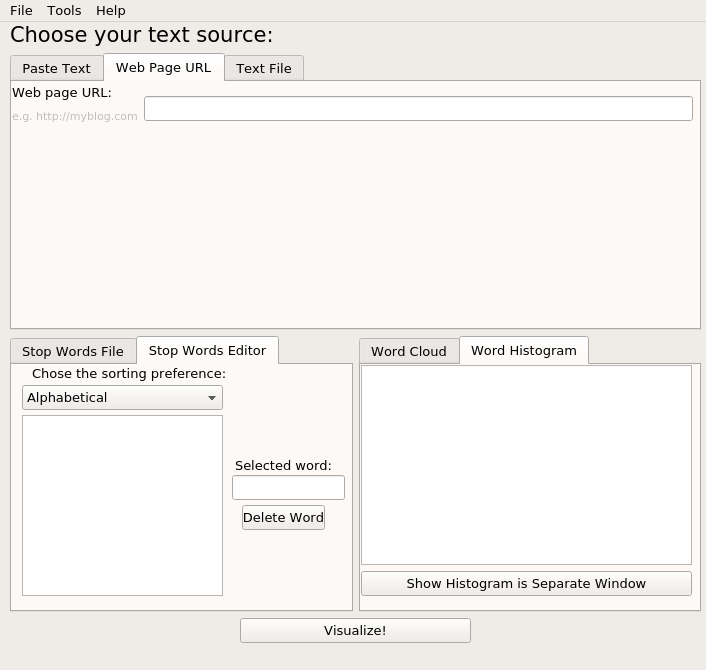

Python code for this plot:
# -*- coding: utf-8 -*-

# Form implementation generated from reading ui file 'wordcloudtool_main.ui'
#
# Created by: PyQt5 UI code generator 5.12.1
#
# WARNING! All changes made in this file will be lost!

from PyQt5 import QtCore, QtGui, QtWidgets


class Ui_MainWindow(object):
    def setupUi(self, MainWindow):
        MainWindow.setObjectName("MainWindow")
        MainWindow.resize(706, 670)
        self.centralwidget = QtWidgets.QWidget(MainWindow)
        self.centralwidget.setObjectName("centralwidget")
        self.verticalLayoutWidget = QtWidgets.QWidget(self.centralwidget)
        self.verticalLayoutWidget.setGeometry(QtCore.QRect(10, 0, 691, 621))
        self.verticalLayoutWidget.setObjectName("verticalLayoutWidget")
        self.gridLayout_Main = QtWidgets.QGridLayout(self.verticalLayoutWidget)
        self.gridLayout_Main.setContentsMargins(0, 0, 0, 0)
        self.gridLayout_Main.setObjectName("gridLayout_Main")
        self.horizontalLayout_WordsAndStop = QtWidgets.QHBoxLayout()
        self.horizontalLayout_WordsAndStop.setObjectName("horizontalLayout_WordsAndStop")
        self.tabWidgetStopWords = QtWidgets.QTabWidget(self.verticalLayoutWidget)
        self.tabWidgetStopWords.setObjectName("tabWidgetStopWords")
        self.tab_StopWordsFile = QtWidgets.QWidget()
        self.tab_StopWordsFile.setObjectName("tab_StopWordsFile")
        self.formLayoutWidget = QtWidgets.QWidget(self.tab_StopWordsFile)
        self.formLayoutWidget.setGeometry(QtCore.QRect(0, 0, 331, 221))
        self.formLayoutWidget.setObjectName("formLayoutWidget")
        self.formLayout = QtWidgets.QFormLayout(self.formLayoutWidget)
        self.formLayout.setContentsMargins(0, 0, 0, 0)
        self.formLayout.setObjectName("formLayout")
        self.label_StopWordsFile = QtWidgets.QLabel(self.formLayoutWidget)
        self.label_StopWordsFile.setObjectName("label_StopWordsFile")
        self.formLayout.setWidget(0, QtWidgets.QFormLayout.LabelRole, self.label_StopWordsFile)
        self.lineEdit_StopWordsFile = QtWidgets.QLineEdit(self.formLayoutWidget)
        self.lineEdit_StopWordsFile.setObjectName("lineEdit_StopWordsFile")
        self.formLayout.setWidget(1, QtWidgets.QFormLayout.SpanningRole, self.lineEdit_StopWordsFile)
        self.pushButton_BrowseStopWordsFile = QtWidgets.QPushButton(self.formLayoutWidget)
        self.pushButton_BrowseStopWordsFile.setObjectName("pushButton_BrowseStopWordsFile")
        self.formLayout.setWidget(2, QtWidgets.QFormLayout.LabelRole, self.pushButton_BrowseStopWordsFile)
        self.tabWidgetStopWords.addTab(self.tab_StopWordsFile, "")
        self.tab_StopWordsEditor = QtWidgets.QWidget()
        self.tab_StopWordsEditor.setObjectName("tab_StopWordsEditor")
        self.comboBox = QtWidgets.QComboBox(self.tab_StopWordsEditor)
        self.comboBox.setGeometry(QtCore.QRect(10, 20, 201, 25))
        self.comboBox.setObjectName("comboBox")
        self.comboBox.addItem("")
        self.comboBox.addItem("")
        self.label_StopWordsEditorChoice = QtWidgets.QLabel(self.tab_StopWordsEditor)
        self.label_StopWordsEditorChoice.setGeometry(QtCore.QRect(20, 0, 201, 17))
        self.label_StopWordsEditorChoice.setObjectName("label_StopWordsEditorChoice")
        self.listViewStopWordsEditor = QtWidgets.QListView(self.tab_StopWordsEditor)
        self.listViewStopWordsEditor.setGeometry(QtCore.QRect(10, 50, 201, 181))
        self.listViewStopWordsEditor.setObjectName("listViewStopWordsEditor")
        self.label_StopWWordsEditorWord = QtWidgets.QLabel(self.tab_StopWordsEditor)
        self.label_StopWWordsEditorWord.setGeometry(QtCore.QRect(223, 90, 111, 20))
        self.label_StopWWordsEditorWord.setObjectName("label_StopWWordsEditorWord")
        self.lineEdit_StopWordsEditorWord = QtWidgets.QLineEdit(self.tab_StopWordsEditor)
        self.lineEdit_StopWordsEditorWord.setGeometry(QtCore.QRect(220, 110, 113, 25))
        self.lineEdit_StopWordsEditorWord.setObjectName("lineEdit_StopWordsEditorWord")
        self.pushButton_StopWordsEditorDelete = QtWidgets.QPushButton(self.tab_StopWordsEditor)
        self.pushButton_StopWordsEditorDelete.setGeometry(QtCore.QRect(226, 140, 101, 25))
        self.pushButton_StopWordsEditorDelete.setObjectName("pushButton_StopWordsEditorDelete")
        self.pushButton_StopWordsEditorAdd = QtWidgets.QPushButton(self.tab_StopWordsEditor)
        self.pushButton_StopWordsEditorAdd.setGeometry(QtCore.QRect(225, 60, 101, 25))
        self.pushButton_StopWordsEditorAdd.setObjectName("pushButton_StopWordsEditorAdd")
        self.tabWidgetStopWords.addTab(self.tab_StopWordsEditor, "")
        self.horizontalLayout_WordsAndStop.addWidget(self.tabWidgetStopWords)
        self.tabWidget_WordCloud = QtWidgets.QTabWidget(self.verticalLayoutWidget)
        self.tabWidget_WordCloud.setObjectName("tabWidget_WordCloud")
        self.tab_WordCloud = QtWidgets.QWidget()
        self.tab_WordCloud.setObjectName("tab_WordCloud")
        self.verticalLayoutWidget_3 = QtWidgets.QWidget(self.tab_WordCloud)
        self.verticalLayoutWidget_3.setGeometry(QtCore.QRect(0, 0, 331, 231))
        self.verticalLayoutWidget_3.setObjectName("verticalLayoutWidget_3")
        self.verticalLayout_WordCloud = QtWidgets.QVBoxLayout(self.verticalLayoutWidget_3)
        self.verticalLayout_WordCloud.setContentsMargins(0, 0, 0, 0)
        self.verticalLayout_WordCloud.setObjectName("verticalLayout_WordCloud")
        self.graphicsViewWordCloud = QtWidgets.QGraphicsView(self.verticalLayoutWidget_3)
        self.graphicsViewWordCloud.setObjectName("graphicsViewWordCloud")
        self.verticalLayout_WordCloud.addWidget(self.graphicsViewWordCloud)
        self.pushButton_WordCloud = QtWidgets.QPushButton(self.verticalLayoutWidget_3)
        self.pushButton_WordCloud.setObjectName("pushButton_WordCloud")
        self.verticalLayout_WordCloud.addWidget(self.pushButton_WordCloud)
        self.tabWidget_WordCloud.addTab(self.tab_WordCloud, "")
        self.tab_WordHistogram = QtWidgets.QWidget()
        self.tab_WordHistogram.setObjectName("tab_WordHistogram")
        self.verticalLayoutWidget_4 = QtWidgets.QWidget(self.tab_WordHistogram)
        self.verticalLayoutWidget_4.setGeometry(QtCore.QRect(0, 0, 331, 231))
        self.verticalLayoutWidget_4.setObjectName("verticalLayoutWidget_4")
        self.verticalLayout_WordHistogram = QtWidgets.QVBoxLayout(self.verticalLayoutWidget_4)
        self.verticalLayout_WordHistogram.setContentsMargins(0, 0, 0, 0)
        self.verticalLayout_WordHistogram.setObjectName("verticalLayout_WordHistogram")
        self.graphicsView_WordHistogram = QtWidgets.QGraphicsView(self.verticalLayoutWidget_4)
        self.graphicsView_WordHistogram.setObjectName("graphicsView_WordHistogram")
        self.verticalLayout_WordHistogram.addWidget(self.graphicsView_WordHistogram)
        self.pushButton_WordHistogram = QtWidgets.QPushButton(self.verticalLayoutWidget_4)
        self.pushButton_WordHistogram.setObjectName("pushButton_WordHistogram")
        self.verticalLayout_WordHistogram.addWidget(self.pushButton_WordHistogram)
        self.tabWidget_WordCloud.addTab(self.tab_WordHistogram, "")
        self.horizontalLayout_WordsAndStop.addWidget(self.tabWidget_WordCloud)
        self.gridLayout_Main.addLayout(self.horizontalLayout_WordsAndStop, 2, 0, 1, 1)
        self.gridLayout_TextSource = QtWidgets.QGridLayout()
        self.gridLayout_TextSource.setObjectName("gridLayout_TextSource")
        self.labelChooseSource = QtWidgets.QLabel(self.verticalLayoutWidget)
        font = QtGui.QFont()
        font.setFamily("Sans")
        font.setPointSize(16)
        font.setBold(False)
        font.setItalic(False)
        font.setWeight(50)
        self.labelChooseSource.setFont(font)
        self.labelChooseSource.setObjectName("labelChooseSource")
        self.gridLayout_TextSource.addWidget(self.labelChooseSource, 0, 0, 1, 1)
        self.gridLayout_Main.addLayout(self.gridLayout_TextSource, 0, 0, 1, 1)
        self.horizontalLayout_Visualize = QtWidgets.QHBoxLayout()
        self.horizontalLayout_Visualize.setObjectName("horizontalLayout_Visualize")
        spacerItem = QtWidgets.QSpacerItem(40, 20, QtWidgets.QSizePolicy.Expanding, QtWidgets.QSizePolicy.Minimum)
        self.horizontalLayout_Visualize.addItem(spacerItem)
        self.pushButton_Visualize = QtWidgets.QPushButton(self.verticalLayoutWidget)
        sizePolicy = QtWidgets.QSizePolicy(QtWidgets.QSizePolicy.Expanding, QtWidgets.QSizePolicy.Fixed)
        sizePolicy.setHorizontalStretch(0)
        sizePolicy.setVerticalStretch(0)
        sizePolicy.setHeightForWidth(self.pushButton_Visualize.sizePolicy().hasHeightForWidth())
        self.pushButton_Visualize.setSizePolicy(sizePolicy)
        self.pushButton_Visualize.setObjectName("pushButton_Visualize")
        self.horizontalLayout_Visualize.addWidget(self.pushButton_Visualize)
        spacerItem1 = QtWidgets.QSpacerItem(40, 20, QtWidgets.QSizePolicy.Expanding, QtWidgets.QSizePolicy.Minimum)
        self.horizontalLayout_Visualize.addItem(spacerItem1)
        self.gridLayout_Main.addLayout(self.horizontalLayout_Visualize, 3, 0, 1, 1)
        self.gridLayout_SourceTabs = QtWidgets.QGridLayout()
        self.gridLayout_SourceTabs.setObjectName("gridLayout_SourceTabs")
        self.tabWidget = QtWidgets.QTabWidget(self.verticalLayoutWidget)
        sizePolicy = QtWidgets.QSizePolicy(QtWidgets.QSizePolicy.Expanding, QtWidgets.QSizePolicy.Expanding)
        sizePolicy.setHorizontalStretch(0)
        sizePolicy.setVerticalStretch(0)
        sizePolicy.setHeightForWidth(self.tabWidget.sizePolicy().hasHeightForWidth())
        self.tabWidget.setSizePolicy(sizePolicy)
        self.tabWidget.setObjectName("tabWidget")
        self.tabPasteText = QtWidgets.QWidget()
        sizePolicy = QtWidgets.QSizePolicy(QtWidgets.QSizePolicy.Expanding, QtWidgets.QSizePolicy.Expanding)
        sizePolicy.setHorizontalStretch(0)
        sizePolicy.setVerticalStretch(0)
        sizePolicy.setHeightForWidth(self.tabPasteText.sizePolicy().hasHeightForWidth())
        self.tabPasteText.setSizePolicy(sizePolicy)
        self.tabPasteText.setObjectName("tabPasteText")
        self.verticalLayoutWidget_2 = QtWidgets.QWidget(self.tabPasteText)
        self.verticalLayoutWidget_2.setGeometry(QtCore.QRect(0, 0, 681, 231))
        self.verticalLayoutWidget_2.setObjectName("verticalLayoutWidget_2")
        self.verticalLayout_PasteText = QtWidgets.QVBoxLayout(self.verticalLayoutWidget_2)
        self.verticalLayout_PasteText.setContentsMargins(0, 0, 0, 0)
        self.verticalLayout_PasteText.setObjectName("verticalLayout_PasteText")
        self.labelPasteText_Text = QtWidgets.QLabel(self.verticalLayoutWidget_2)
        self.labelPasteText_Text.setObjectName("labelPasteText_Text")
        self.verticalLayout_PasteText.addWidget(self.labelPasteText_Text)
        self.labelPasteText_Req = QtWidgets.QLabel(self.verticalLayoutWidget_2)
        font = QtGui.QFont()
        font.setPointSize(7)
        self.labelPasteText_Req.setFont(font)
        self.labelPasteText_Req.setObjectName("labelPasteText_Req")
        self.verticalLayout_PasteText.addWidget(self.labelPasteText_Req)
        self.textEditPasteText = QtWidgets.QTextEdit(self.verticalLayoutWidget_2)
        self.textEditPasteText.setObjectName("textEditPasteText")
        self.verticalLayout_PasteText.addWidget(self.textEditPasteText)
        self.tabWidget.addTab(self.tabPasteText, "")
        self.tabWebPageURL = QtWidgets.QWidget()
        self.tabWebPageURL.setObjectName("tabWebPageURL")
        self.horizontalLayoutWidget_2 = QtWidgets.QWidget(self.tabWebPageURL)
        self.horizontalLayoutWidget_2.setGeometry(QtCore.QRect(0, 0, 681, 54))
        self.horizontalLayoutWidget_2.setObjectName("horizontalLayoutWidget_2")
        self.horizontalLayout_WebURL = QtWidgets.QHBoxLayout(self.horizontalLayoutWidget_2)
        self.horizontalLayout_WebURL.setContentsMargins(0, 0, 0, 0)
        self.horizontalLayout_WebURL.setObjectName("horizontalLayout_WebURL")
        self.verticalLayout_WebURL = QtWidgets.QVBoxLayout()
        self.verticalLayout_WebURL.setObjectName("verticalLayout_WebURL")
        self.labelWebPageURL_URL = QtWidgets.QLabel(self.horizontalLayoutWidget_2)
        self.labelWebPageURL_URL.setObjectName("labelWebPageURL_URL")
        self.verticalLayout_WebURL.addWidget(self.labelWebPageURL_URL)
        self.labelWebPageURL_Ex = QtWidgets.QLabel(self.horizontalLayoutWidget_2)
        self.labelWebPageURL_Ex.setEnabled(False)
        font = QtGui.QFont()
        font.setFamily("Sans Serif")
        font.setPointSize(8)
        self.labelWebPageURL_Ex.setFont(font)
        self.labelWebPageURL_Ex.setObjectName("labelWebPageURL_Ex")
        self.verticalLayout_WebURL.addWidget(self.labelWebPageURL_Ex)
        self.horizontalLayout_WebURL.addLayout(self.verticalLayout_WebURL)
        self.lineEdit_WebPageURL = QtWidgets.QLineEdit(self.horizontalLayoutWidget_2)
        self.lineEdit_WebPageURL.setObjectName("lineEdit_WebPageURL")
        self.horizontalLayout_WebURL.addWidget(self.lineEdit_WebPageURL)
        self.tabWidget.addTab(self.tabWebPageURL, "")
        self.tabTextFile = QtWidgets.QWidget()
        self.tabTextFile.setObjectName("tabTextFile")
        self.horizontalLayoutWidget_3 = QtWidgets.QWidget(self.tabTextFile)
        self.horizontalLayoutWidget_3.setGeometry(QtCore.QRect(0, 0, 681, 41))
        self.horizontalLayoutWidget_3.setObjectName("horizontalLayoutWidget_3")
        self.horizontalLayoutTextFile = QtWidgets.QHBoxLayout(self.horizontalLayoutWidget_3)
        self.horizontalLayoutTextFile.setContentsMargins(0, 0, 0, 0)
        self.horizontalLayoutTextFile.setObjectName("horizontalLayoutTextFile")
        self.labelTextFile = QtWidgets.QLabel(self.horizontalLayoutWidget_3)
        self.labelTextFile.setObjectName("labelTextFile")
        self.horizontalLayoutTextFile.addWidget(self.labelTextFile)
        self.lineEditTextFile = QtWidgets.QLineEdit(self.horizontalLayoutWidget_3)
        self.lineEditTextFile.setObjectName("lineEditTextFile")
        self.horizontalLayoutTextFile.addWidget(self.lineEditTextFile)
        self.pushButtonBrowseTextFile = QtWidgets.QPushButton(self.horizontalLayoutWidget_3)
        self.pushButtonBrowseTextFile.setObjectName("pushButtonBrowseTextFile")
        self.horizontalLayoutTextFile.addWidget(self.pushButtonBrowseTextFile)
        self.tabWidget.addTab(self.tabTextFile, "")
        self.tabWordDoc = QtWidgets.QWidget()
        self.tabWordDoc.setObjectName("tabWordDoc")
        self.horizontalLayoutWidget_4 = QtWidgets.QWidget(self.tabWordDoc)
        self.horizontalLayoutWidget_4.setGeometry(QtCore.QRect(0, 0, 681, 41))
        self.horizontalLayoutWidget_4.setObjectName("horizontalLayoutWidget_4")
        self.horizontalLayoutTextFile_2 = QtWidgets.QHBoxLayout(self.horizontalLayoutWidget_4)
        self.horizontalLayoutTextFile_2.setContentsMargins(0, 0, 0, 0)
        self.horizontalLayoutTextFile_2.setObjectName("horizontalLayoutTextFile_2")
        self.labelWordDoc = QtWidgets.QLabel(self.horizontalLayoutWidget_4)
        self.labelWordDoc.setObjectName("labelWordDoc")
        self.horizontalLayoutTextFile_2.addWidget(self.labelWordDoc)
        self.lineEditWordDoc = QtWidgets.QLineEdit(self.horizontalLayoutWidget_4)
        self.lineEditWordDoc.setObjectName("lineEditWordDoc")
        self.horizontalLayoutTextFile_2.addWidget(self.lineEditWordDoc)
        self.pushButtonBrowseWordDoc = QtWidgets.QPushButton(self.horizontalLayoutWidget_4)
        self.pushButtonBrowseWordDoc.setObjectName("pushButtonBrowseWordDoc")
        self.horizontalLayoutTextFile_2.addWidget(self.pushButtonBrowseWordDoc)
        self.tabWidget.addTab(self.tabWordDoc, "")
        self.tabPDFFile = QtWidgets.QWidget()
        self.tabPDFFile.setObjectName("tabPDFFile")
        self.layoutWidget = QtWidgets.QWidget(self.tabPDFFile)
        self.layoutWidget.setGeometry(QtCore.QRect(0, 0, 681, 62))
        self.layoutWidget.setObjectName("layoutWidget")
        self.formLayout_2 = QtWidgets.QFormLayout(self.layoutWidget)
        self.formLayout_2.setContentsMargins(0, 0, 0, 0)
        self.formLayout_2.setObjectName("formLayout_2")
        self.horizontalLayout = QtWidgets.QHBoxLayout()
        self.horizontalLayout.setObjectName("horizontalLayout")
        self.labelPDFFileType = QtWidgets.QLabel(self.layoutWidget)
        self.labelPDFFileType.setObjectName("labelPDFFileType")
        self.horizontalLayout.addWidget(self.labelPDFFileType)
        self.comboBoxPDFFile = QtWidgets.QComboBox(self.layoutWidget)
        self.comboBoxPDFFile.setObjectName("comboBoxPDFFile")
        self.comboBoxPDFFile.addItem("")
        self.comboBoxPDFFile.addItem("")
        self.horizontalLayout.addWidget(self.comboBoxPDFFile)
        self.formLayout_2.setLayout(1, QtWidgets.QFormLayout.LabelRole, self.horizontalLayout)
        self.horizontalLayoutTextFile_3 = QtWidgets.QHBoxLayout()
        self.horizontalLayoutTextFile_3.setObjectName("horizontalLayoutTextFile_3")
        self.labelPDFFile = QtWidgets.QLabel(self.layoutWidget)
        self.labelPDFFile.setObjectName("labelPDFFile")
        self.horizontalLayoutTextFile_3.addWidget(self.labelPDFFile)
        self.lineEditPDFFile = QtWidgets.QLineEdit(self.layoutWidget)
        self.lineEditPDFFile.setObjectName("lineEditPDFFile")
        self.horizontalLayoutTextFile_3.addWidget(self.lineEditPDFFile)
        self.pushButtonBrowsePDFFile = QtWidgets.QPushButton(self.layoutWidget)
        self.pushButtonBrowsePDFFile.setObjectName("pushButtonBrowsePDFFile")
        self.horizontalLayoutTextFile_3.addWidget(self.pushButtonBrowsePDFFile)
        self.formLayout_2.setLayout(0, QtWidgets.QFormLayout.SpanningRole, self.horizontalLayoutTextFile_3)
        self.tabWidget.addTab(self.tabPDFFile, "")
        self.tabImageFile = QtWidgets.QWidget()
        self.tabImageFile.setObjectName("tabImageFile")
        self.layoutWidget_2 = QtWidgets.QWidget(self.tabImageFile)
        self.layoutWidget_2.setGeometry(QtCore.QRect(0, 0, 681, 62))
        self.layoutWidget_2.setObjectName("layoutWidget_2")
        self.formLayout_3 = QtWidgets.QFormLayout(self.layoutWidget_2)
        self.formLayout_3.setContentsMargins(0, 0, 0, 0)
        self.formLayout_3.setObjectName("formLayout_3")
        self.horizontalLayout_2 = QtWidgets.QHBoxLayout()
        self.horizontalLayout_2.setObjectName("horizontalLayout_2")
        self.labelImageFileType = QtWidgets.QLabel(self.layoutWidget_2)
        self.labelImageFileType.setObjectName("labelImageFileType")
        self.horizontalLayout_2.addWidget(self.labelImageFileType)
        self.comboBoxImageFile = QtWidgets.QComboBox(self.layoutWidget_2)
        self.comboBoxImageFile.setObjectName("comboBoxImageFile")
        self.comboBoxImageFile.addItem("")
        self.comboBoxImageFile.addItem("")
        self.comboBoxImageFile.addItem("")
        self.comboBoxImageFile.addItem("")
        self.horizontalLayout_2.addWidget(self.comboBoxImageFile)
        self.formLayout_3.setLayout(1, QtWidgets.QFormLayout.LabelRole, self.horizontalLayout_2)
        self.horizontalLayoutTextFile_4 = QtWidgets.QHBoxLayout()
        self.horizontalLayoutTextFile_4.setObjectName("horizontalLayoutTextFile_4")
        self.labelImageFile = QtWidgets.QLabel(self.layoutWidget_2)
        self.labelImageFile.setObjectName("labelImageFile")
        self.horizontalLayoutTextFile_4.addWidget(self.labelImageFile)
        self.lineEditImageFile = QtWidgets.QLineEdit(self.layoutWidget_2)
        self.lineEditImageFile.setObjectName("lineEditImageFile")
        self.horizontalLayoutTextFile_4.addWidget(self.lineEditImageFile)
        self.pushButtonBrowseImageFile = QtWidgets.QPushButton(self.layoutWidget_2)
        self.pushButtonBrowseImageFile.setObjectName("pushButtonBrowseImageFile")
        self.horizontalLayoutTextFile_4.addWidget(self.pushButtonBrowseImageFile)
        self.formLayout_3.setLayout(0, QtWidgets.QFormLayout.SpanningRole, self.horizontalLayoutTextFile_4)
        self.tabWidget.addTab(self.tabImageFile, "")
        self.gridLayout_SourceTabs.addWidget(self.tabWidget, 0, 0, 1, 1)
        self.gridLayout_Main.addLayout(self.gridLayout_SourceTabs, 1, 0, 1, 1)
        MainWindow.setCentralWidget(self.centralwidget)
        self.menubar = QtWidgets.QMenuBar(MainWindow)
        self.menubar.setGeometry(QtCore.QRect(0, 0, 706, 22))
        self.menubar.setObjectName("menubar")
        self.menuFile = QtWidgets.QMenu(self.menubar)
        self.menuFile.setObjectName("menuFile")
        self.menuHelp = QtWidgets.QMenu(self.menubar)
        self.menuHelp.setObjectName("menuHelp")
        self.menuTools = QtWidgets.QMenu(self.menubar)
        self.menuTools.setObjectName("menuTools")
        MainWindow.setMenuBar(self.menubar)
        self.statusbar = QtWidgets.QStatusBar(MainWindow)
        self.statusbar.setObjectName("statusbar")
        MainWindow.setStatusBar(self.statusbar)
        self.actionExit = QtWidgets.QAction(MainWindow)
        self.actionExit.setObjectName("actionExit")
        self.actionAbout = QtWidgets.QAction(MainWindow)
        self.actionAbout.setObjectName("actionAbout")
        self.actionStart_Over = QtWidgets.QAction(MainWindow)
        self.actionStart_Over.setObjectName("actionStart_Over")
        self.actionOpen = QtWidgets.QAction(MainWindow)
        self.actionOpen.setObjectName("actionOpen")
        self.actionSave = QtWidgets.QAction(MainWindow)
        self.actionSave.setObjectName("actionSave")
        self.actionSave_As = QtWidgets.QAction(MainWindow)
        self.actionSave_As.setObjectName("actionSave_As")
        self.menuFile.addAction(self.actionOpen)
        self.menuFile.addAction(self.actionSave)
        self.menuFile.addAction(self.actionSave_As)
        self.menuFile.addSeparator()
        self.menuFile.addAction(self.actionExit)
        self.menuHelp.addAction(self.actionAbout)
        self.menuTools.addAction(self.actionStart_Over)
        self.menubar.addAction(self.menuFile.menuAction())
        self.menubar.addAction(self.menuTools.menuAction())
        self.menubar.addAction(self.menuHelp.menuAction())

        self.retranslateUi(MainWindow)
        self.tabWidgetStopWords.setCurrentIndex(0)
        self.tabWidget_WordCloud.setCurrentIndex(0)
        self.tabWidget.setCurrentIndex(0)
        self.comboBoxPDFFile.setCurrentIndex(0)
        self.comboBoxImageFile.setCurrentIndex(0)
        QtCore.QMetaObject.connectSlotsByName(MainWindow)

    def retranslateUi(self, MainWindow):
        _translate = QtCore.QCoreApplication.translate
        MainWindow.setWindowTitle(_translate("MainWindow", "WordCloud Tool"))
        self.tabWidgetStopWords.setStatusTip(_translate("MainWindow", "Change the stop words list from the default values"))
        self.label_StopWordsFile.setText(_translate("MainWindow", "Select the file containing your Stop Words:"))
        self.pushButton_BrowseStopWordsFile.setToolTip(_translate("MainWindow", "Select the stop file word list file to use"))
        self.pushButton_BrowseStopWordsFile.setText(_translate("MainWindow", "Browse"))
        self.tabWidgetStopWords.setTabText(self.tabWidgetStopWords.indexOf(self.tab_StopWordsFile), _translate("MainWindow", "Stop Words File"))
        self.comboBox.setCurrentText(_translate("MainWindow", "Alphabetical"))
        self.comboBox.setItemText(0, _translate("MainWindow", "Alphabetical"))
        self.comboBox.setItemText(1, _translate("MainWindow", "Usage"))
        self.label_StopWordsEditorChoice.setText(_translate("MainWindow", "Chose the sorting preference:"))
        self.label_StopWWordsEditorWord.setText(_translate("MainWindow", "Selected word:"))
        self.lineEdit_StopWordsEditorWord.setToolTip(_translate("MainWindow", "Type in the word to add here"))
        self.pushButton_StopWordsEditorDelete.setToolTip(_translate("MainWindow", "Delete the selected word from the stop list"))
        self.pushButton_StopWordsEditorDelete.setText(_translate("MainWindow", "Delete Word"))
        self.pushButton_StopWordsEditorAdd.setToolTip(_translate("MainWindow", "Add the selected word to the stop list"))
        self.pushButton_StopWordsEditorAdd.setText(_translate("MainWindow", "Add Word"))
        self.tabWidgetStopWords.setTabText(self.tabWidgetStopWords.indexOf(self.tab_StopWordsEditor), _translate("MainWindow", "Stop Words Editor"))
        self.tabWidget_WordCloud.setStatusTip(_translate("MainWindow", "View the results of the document analysis"))
        self.pushButton_WordCloud.setToolTip(_translate("MainWindow", "Display the word cloud in a separate larger window"))
        self.pushButton_WordCloud.setText(_translate("MainWindow", "Show WordCloud in Separate Window"))
        self.tabWidget_WordCloud.setTabText(self.tabWidget_WordCloud.indexOf(self.tab_WordCloud), _translate("MainWindow", "Word Cloud"))
        self.pushButton_WordHistogram.setToolTip(_translate("MainWindow", "Display the histogram in a separate larger window"))
        self.pushButton_WordHistogram.setText(_translate("MainWindow", "Show Histogram is Separate Window"))
        self.tabWidget_WordCloud.setTabText(self.tabWidget_WordCloud.indexOf(self.tab_WordHistogram), _translate("MainWindow", "Word Histogram"))
        self.labelChooseSource.setText(_translate("MainWindow", "Choose your text source:"))
        self.pushButton_Visualize.setToolTip(_translate("MainWindow", "Analyze the document and generate the Word Cloud"))
        self.pushButton_Visualize.setText(_translate("MainWindow", "Visualize!"))
        self.tabWidget.setToolTip(_translate("MainWindow", "Select the file to open"))
        self.tabWidget.setStatusTip(_translate("MainWindow", "Choose your text source based on the file type"))
        self.labelPasteText_Text.setText(_translate("MainWindow", "Paste text to be visualized:"))
        self.labelPasteText_Req.setText(_translate("MainWindow", "plain text, 500 kilobyte max"))
        self.textEditPasteText.setToolTip(_translate("MainWindow", "Paste or type in the words to be analyzed here"))
        self.tabWidget.setTabText(self.tabWidget.indexOf(self.tabPasteText), _translate("MainWindow", "Paste Text"))
        self.labelWebPageURL_URL.setText(_translate("MainWindow", "Web page URL:"))
        self.labelWebPageURL_Ex.setText(_translate("MainWindow", "e.g. http://myblog.com\n"
""))
        self.lineEdit_WebPageURL.setToolTip(_translate("MainWindow", "Paste or type in the URL link here"))
        self.tabWidget.setTabText(self.tabWidget.indexOf(self.tabWebPageURL), _translate("MainWindow", "Web Page URL"))
        self.labelTextFile.setText(_translate("MainWindow", "Select a File:"))
        self.pushButtonBrowseTextFile.setToolTip(_translate("MainWindow", "Select the text file to open"))
        self.pushButtonBrowseTextFile.setText(_translate("MainWindow", "Browse"))
        self.tabWidget.setTabText(self.tabWidget.indexOf(self.tabTextFile), _translate("MainWindow", "Text File"))
        self.labelWordDoc.setText(_translate("MainWindow", "Select a File:"))
        self.pushButtonBrowseWordDoc.setToolTip(_translate("MainWindow", "Select the word document to open"))
        self.pushButtonBrowseWordDoc.setText(_translate("MainWindow", "Browse"))
        self.tabWidget.setTabText(self.tabWidget.indexOf(self.tabWordDoc), _translate("MainWindow", "Word Doc"))
        self.labelPDFFileType.setText(_translate("MainWindow", "PDF File Type:"))
        self.comboBoxPDFFile.setCurrentText(_translate("MainWindow", "Text"))
        self.comboBoxPDFFile.setItemText(0, _translate("MainWindow", "Text"))
        self.comboBoxPDFFile.setItemText(1, _translate("MainWindow", "Image"))
        self.labelPDFFile.setText(_translate("MainWindow", "Select a File:"))
        self.pushButtonBrowsePDFFile.setToolTip(_translate("MainWindow", "Select the PDF file to open"))
        self.pushButtonBrowsePDFFile.setText(_translate("MainWindow", "Browse"))
        self.tabWidget.setTabText(self.tabWidget.indexOf(self.tabPDFFile), _translate("MainWindow", "PDF File"))
        self.labelImageFileType.setText(_translate("MainWindow", "Image File Type:"))
        self.comboBoxImageFile.setCurrentText(_translate("MainWindow", "PNG"))
        self.comboBoxImageFile.setItemText(0, _translate("MainWindow", "PNG"))
        self.comboBoxImageFile.setItemText(1, _translate("MainWindow", "GIF"))
        self.comboBoxImageFile.setItemText(2, _translate("MainWindow", "JPEG"))
        self.comboBoxImageFile.setItemText(3, _translate("MainWindow", "TIFF"))
        self.labelImageFile.setText(_translate("MainWindow", "Select a File:"))
        self.pushButtonBrowseImageFile.setToolTip(_translate("MainWindow", "Select the Image file to open"))
        self.pushButtonBrowseImageFile.setText(_translate("MainWindow", "Browse"))
        self.tabWidget.setTabText(self.tabWidget.indexOf(self.tabImageFile), _translate("MainWindow", "Image File"))
        self.menuFile.setTitle(_translate("MainWindow", "File"))
        self.menuHelp.setTitle(_translate("MainWindow", "Help"))
        self.menuTools.setTitle(_translate("MainWindow", "Tools"))
        self.actionExit.setText(_translate("MainWindow", "Exit"))
        self.actionAbout.setText(_translate("MainWindow", "About"))
        self.actionStart_Over.setText(_translate("MainWindow", "Start Over"))
        self.actionOpen.setText(_translate("MainWindow", "Open"))
        self.actionSave.setText(_translate("MainWindow", "Save"))
        self.actionSave_As.setText(_translate("MainWindow", "Save As"))




if __name__ == "__main__":
    import sys
    app = QtWidgets.QApplication(sys.argv)
    MainWindow = QtWidgets.QMainWindow()
    ui = Ui_MainWindow()
    ui.setupUi(MainWindow)
    MainWindow.show()
    sys.exit(app.exec_())
